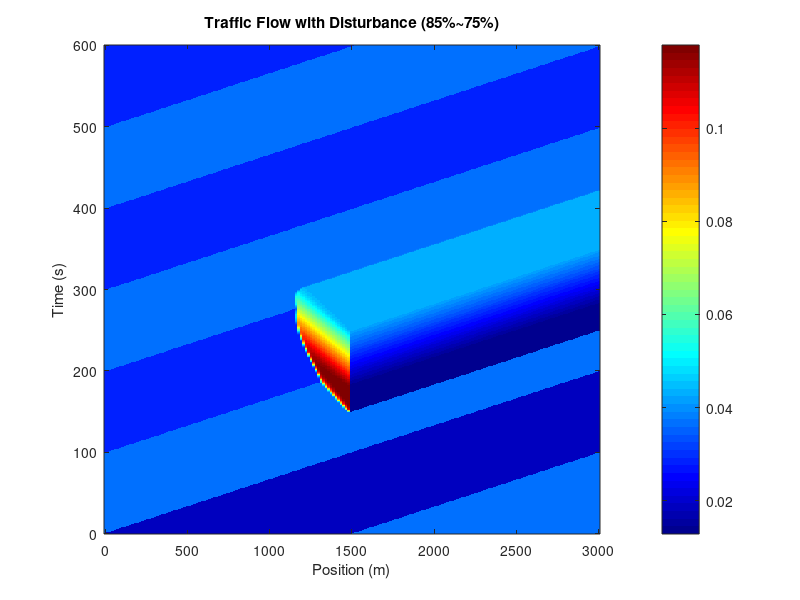

MATLAB code for this plot: (Note: this script raises an error after producing the figure.)
clc; clear;

%% road setting
L = 3000;                             % road length
v = 15;                               % free flow speed (m/s)
dt = 1;                               % time step (s)
simulation_time = 600;                
kj = 0.15;                            % congestion density (veh/m)
w = 6;                                % shock wave speed (m/s)

kc = kj * (w / (v + w));              % cirital density
q_max = (v * w * kj) / (v + w);       % max flow (veh/s)

cell_length = v * dt;                 % cell length (m)
num_cells = floor(L / cell_length);   % cell number 
N_i = kj * cell_length;               
Q_i = q_max * dt;                     
Q_i_all = Q_i * ones(1, num_cells + 1); 

output_flow = Q_i;                    

n = zeros(simulation_time+1, num_cells);        
y = zeros(simulation_time, num_cells+1);        
R = zeros(simulation_time, num_cells+1);        

%% initial density setting
low_density_ratio = 0.45;
high_density_ratio = 0.85;

cell_0_1500   = 1 : floor(1500 / cell_length);
cell_1500_3000 = floor(1500 / cell_length)+1 : num_cells;

n(1, cell_0_1500)    = low_density_ratio  * kc * cell_length;
n(1, cell_1500_3000) = high_density_ratio * kc * cell_length;

%% main body
disturbance_cell = 100; 
disturbance_start = 150; 
disturbance_duration = 30; %T1 
recovery_period = 70; %T2

for t = 1:simulation_time
    
    % Periodic switching of input flow
    cycle_time = 200; 
    if mod(t, cycle_time) < 100
        input_ratio = 0.85;  % high density
    else
        input_ratio = 0.65;  % low density
    end
    input_flow = input_ratio * kc * cell_length;  
    
    % interference cell
    Q_i_all(:) = Q_i;  
    if t >= disturbance_start && t < disturbance_start + disturbance_duration
        Q_i_all(disturbance_cell) = 0.3 * Q_i;
    elseif t >= disturbance_start + disturbance_duration && t < disturbance_start + disturbance_duration + recovery_period
        recovery_progress = (t - (disturbance_start + disturbance_duration)) / recovery_period;
        recovered_Qi = 0.3 * Q_i + recovery_progress * ((1-0.3) * Q_i);
        Q_i_all(disturbance_cell) = recovered_Qi;
    end
    
    % Transimission
    for i = 1:num_cells+1
        if i == 1
            y(t,i) = min([input_flow, Q_i_all(i), N_i - n(t,i)]);
        elseif i == num_cells+1
            y(t,i) = min([n(t,i-1), output_flow]);
        else
            R_i = (w / v) * (N_i - n(t,i));
            R(t,i) = R_i;
            y(t,i) = min([n(t,i-1), Q_i_all(i), R_i]);
        end
    end

    % model update
    for i = 1:num_cells
        n(t+1,i) = n(t,i) + y(t,i) - y(t,i+1);
        n(t+1,i) = max(0, min(N_i, n(t+1,i)));  
    end
end

%% plot
density = n / cell_length;

figure;
imagesc(linspace(0, L, num_cells), 0:simulation_time, density);
colormap(jet); colorbar; axis xy;
xlabel('Position (m)'); ylabel('Time (s)');
title('Traffic Flow with Disturbance (85%~75%)');
clim([0 kj]);

%% congestion behaviour
congestion_threshold = kc;  
congestion_matrix = density > congestion_threshold;
congestion_length_each_t = sum(congestion_matrix, 2) * cell_length;

total_congestion_duration = sum(congestion_length_each_t > 0) * dt;
max_congestion_length = max(congestion_length_each_t);
avg_congestion_length = mean(congestion_length_each_t(congestion_length_each_t > 0));

fprintf('Total congestion duration: %.1f s\n', total_congestion_duration);
fprintf('Maximum congestion length: %.1f m\n', max_congestion_length);
fprintf('Average congestion length: %.1f m\n', avg_congestion_length);

%% plot
figure;
plot(0:simulation_time, congestion_length_each_t, 'LineWidth', 1.5);
xlabel('Time (s)'); ylabel('Congested length (m)');
title('Congestion Length Over Time');
grid on;
